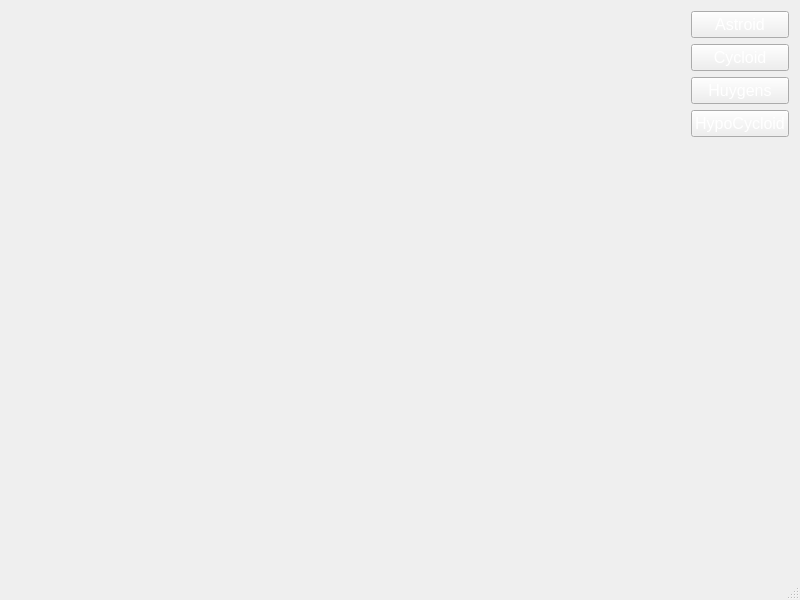
<?xml version="1.0" encoding="UTF-8"?>
<ui version="4.0">
 <class>MainWindow</class>
 <widget class="QMainWindow" name="MainWindow">
  <property name="geometry">
   <rect>
    <x>0</x>
    <y>0</y>
    <width>800</width>
    <height>600</height>
   </rect>
  </property>
  <property name="sizePolicy">
   <sizepolicy hsizetype="Minimum" vsizetype="Maximum">
    <horstretch>0</horstretch>
    <verstretch>0</verstretch>
   </sizepolicy>
  </property>
  <property name="font">
   <font>
    <family>Segoe Print</family>
    <pointsize>14</pointsize>
    <weight>75</weight>
    <bold>true</bold>
   </font>
  </property>
  <property name="windowTitle">
   <string>drawShapes</string>
  </property>
  <property name="windowOpacity">
   <double>0.900000000000000</double>
  </property>
  <property name="autoFillBackground">
   <bool>false</bool>
  </property>
  <property name="styleSheet">
   <string notr="true">color: qlineargradient(spread:pad, x1:0, y1:0.0681818, x2:0.517045, y2:0.534091, stop:0.193182 rgba(0, 0, 0, 255), stop:1 rgba(255, 255, 255, 255));</string>
  </property>
  <property name="locale">
   <locale language="English" country="UnitedStates"/>
  </property>
  <widget class="QWidget" name="centralWidget">
   <layout class="QHBoxLayout" name="horizontalLayout">
    <item>
     <layout class="QGridLayout" name="gridLayout">
      <item row="0" column="0">
       <widget class="RenderArea" name="renderArea" native="true">
        <property name="sizePolicy">
         <sizepolicy hsizetype="Expanding" vsizetype="Expanding">
          <horstretch>0</horstretch>
          <verstretch>0</verstretch>
         </sizepolicy>
        </property>
       </widget>
      </item>
      <item row="0" column="1">
       <layout class="QVBoxLayout" name="verticalLayout">
        <item>
         <widget class="QPushButton" name="buttonAstroid">
          <property name="font">
           <font>
            <pointsize>12</pointsize>
           </font>
          </property>
          <property name="text">
           <string>Astroid</string>
          </property>
         </widget>
        </item>
        <item>
         <widget class="QPushButton" name="buttonCycloid">
          <property name="font">
           <font>
            <pointsize>12</pointsize>
           </font>
          </property>
          <property name="text">
           <string>Cycloid</string>
          </property>
         </widget>
        </item>
        <item>
         <widget class="QPushButton" name="buttonHuygens">
          <property name="font">
           <font>
            <pointsize>12</pointsize>
           </font>
          </property>
          <property name="text">
           <string>Huygens</string>
          </property>
         </widget>
        </item>
        <item>
         <widget class="QPushButton" name="buttonHypoCycloid">
          <property name="font">
           <font>
            <pointsize>12</pointsize>
           </font>
          </property>
          <property name="text">
           <string>HypoCycloid</string>
          </property>
         </widget>
        </item>
        <item>
         <spacer name="verticalSpacer">
          <property name="orientation">
           <enum>Qt::Vertical</enum>
          </property>
          <property name="sizeType">
           <enum>QSizePolicy::Expanding</enum>
          </property>
          <property name="sizeHint" stdset="0">
           <size>
            <width>20</width>
            <height>40</height>
           </size>
          </property>
         </spacer>
        </item>
       </layout>
      </item>
     </layout>
    </item>
   </layout>
  </widget>
  <widget class="QStatusBar" name="statusBar"/>
 </widget>
 <layoutdefault spacing="6" margin="11"/>
 <customwidgets>
  <customwidget>
   <class>RenderArea</class>
   <extends>QWidget</extends>
   <header>renderarea.h</header>
   <container>1</container>
  </customwidget>
 </customwidgets>
 <resources/>
 <connections/>
</ui>
